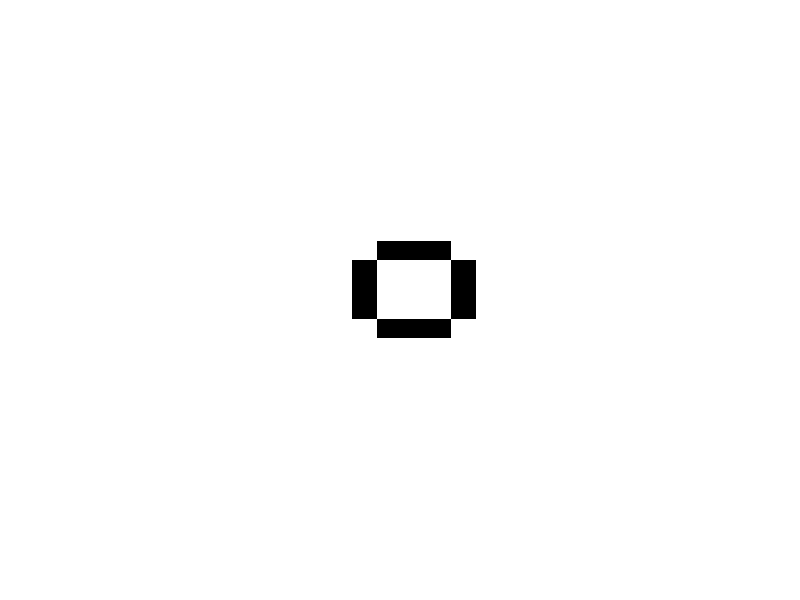
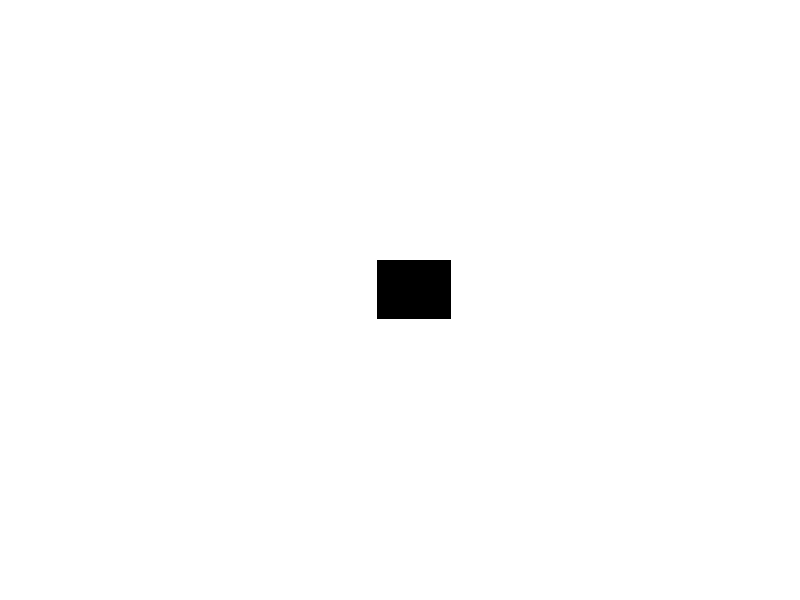
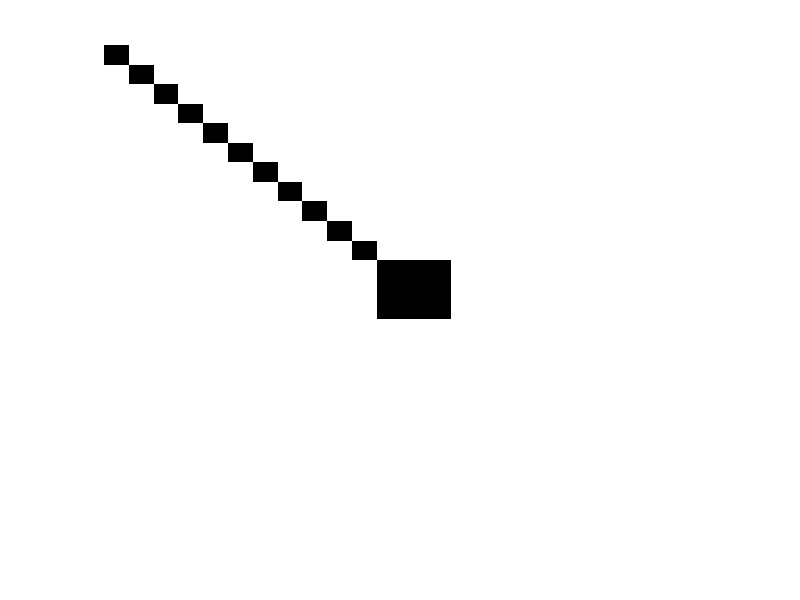
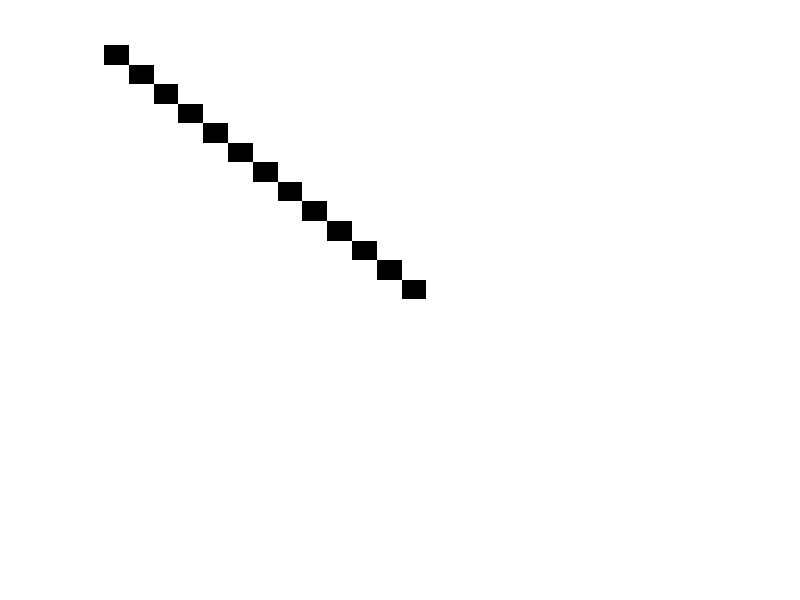

The MATLAB script that drew these images, in order:
% Code written by Ian McDowell
clear all; close all; clc;
load('number_system.mat');

% ten thousand
im = image(255*ten_k); axis off; colormap gray;
title = sprintf('./number_images/%d.png',10000);
saveas(im,title);
for i = 1:1:10
    % digits
    im = image(255*digits_0_to_9(1:25,(25*(i-1)+1):(25*(i)))); axis off; colormap gray;
    title = sprintf('./number_images/%d.png',i-1);
    saveas(im,title);
    
    if i == 10
        return;
    end
    
    % tens
    im = image(255*tens(1:25,(25*(i-1)+1):(25*(i)))); axis off; colormap gray;
    title = sprintf('./number_images/%d.png',10*i);
    saveas(im,title);
    im = image(255*nonzero_tens(1:25,(25*(i-1)+1):(25*(i)))); axis off; colormap gray;
    title = sprintf('./number_images/nonzero_%d.png',10*i);
    saveas(im,title);
    
    % hundreds
    im = image(255*hundreds(1:25,(25*(i-1)+1):(25*(i)))); axis off; colormap gray;
    title = sprintf('./number_images/%d.png',100*i);
    saveas(im,title);
    im = image(255*nonzero_hundreds(1:25,(25*(i-1)+1):(25*(i)))); axis off; colormap gray;
    title = sprintf('./number_images/nonzero_%d.png',100*i);
    saveas(im,title);
    
    % thousands
    im = image(255*thousands(1:25,(25*(i-1)+1):(25*(i)))); axis off; colormap gray;
    title = sprintf('./number_images/%d.png',1000*i);
    saveas(im,title);
    im = image(255*nonzero_thousands(1:25,(25*(i-1)+1):(25*(i)))); axis off; colormap gray;
    title = sprintf('./number_images/nonzero_%d.png',1000*i);
    saveas(im,title);
end

clear i; clear im; clear title;
close all;